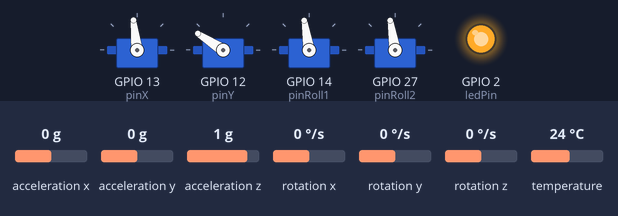
Simulated run of this sketch. Board: ESP32. On the bench: 4 × servo, output pins drawn as LEDs (lit = HIGH). Inputs (shaded band) come from the test bench; at power-on: acceleration x 0 g, acceleration y 0 g, acceleration z 1 g, rotation x 0 °/s, rotation y 0 °/s, rotation z 0 °/s, temperature 24 °C. What the sketch prints to the serial monitor is not drawn.

Above: at 2.15 s.
At 3.36 s:
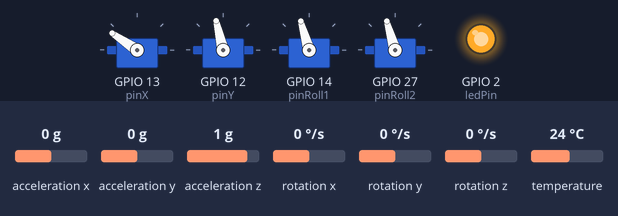
At 4.57 s:
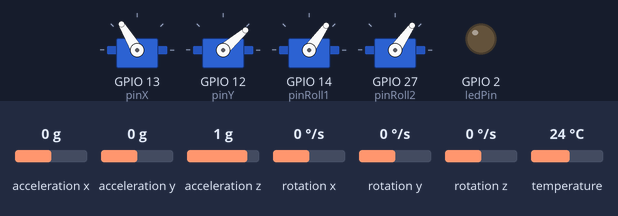
At 7.0 s:
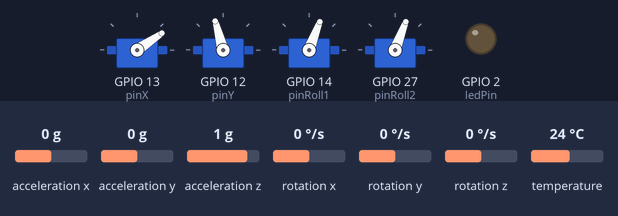
At 9.42 s:
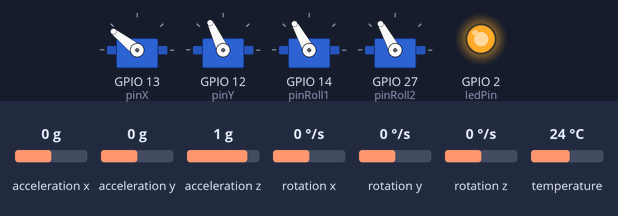
At 12.1 s:
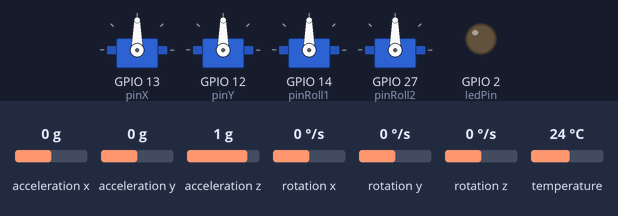
Timing chart, 0 to 13.6 s (numbered marks = the images above):
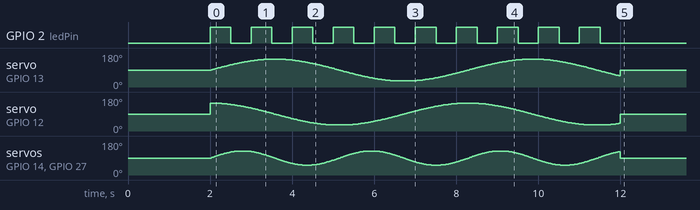

Measured:
- by itself, GPIO 2 (ledPin): alternates HIGH for 0.51 s and LOW for 0.50 s, 20 changes in all, then stays LOW

The sketch:

TVC.PID.E2__with_PID_.ino
```cpp
#include <Wire.h>
#include <ESP32Servo.h>
#include <Adafruit_MPU6050.h>
#include <Adafruit_Sensor.h>
#include <PID_v1.h>

Servo servoX, servoY, roll1, roll2;

const int pinX = 13, pinY = 12, pinRoll1 = 14, pinRoll2 = 27;
const int ledPin = 2;

Adafruit_MPU6050 mpu;

const int center = 90;
const int radius = 58;
const int rollAmplitude = 38;
const float tiltRange = 15.0;
const float gimbalDeadzone = 3.0;
const float alpha = 0.98;

int lastX = -1, lastY = -1, lastRoll = -1;

float gyroZoffset = 0;
float compPitch = 0, compRoll = 0;

unsigned long lastUpdate = 0;
unsigned long startTime;
bool demoDone = false, centerPauseDone = false;

// PID constants (easily changeable)
double Kp = 4.0, Ki = 0.5, Kd = 0.05;

// PID variables
double pitchSetpoint = 0, pitchInput = 0, pitchOutput = 0;
double rollSetpoint = 0, rollInput = 0, rollOutput = 0;
double yawSetpoint = 0, yawInput = 0, yawOutput = 0;

PID pidPitch(&pitchInput, &pitchOutput, &pitchSetpoint, Kp, Ki, Kd, DIRECT);
PID pidRoll(&rollInput, &rollOutput, &rollSetpoint, Kp, Ki, Kd, DIRECT);
PID pidYaw(&yawInput, &yawOutput, &yawSetpoint, Kp, Ki, Kd, DIRECT);

void calibrateGyro() {
  Serial.println("Calibrating gyro... Keep MPU6050 still.");
  float sum = 0;
  for (int i = 0; i < 500; i++) {
    sensors_event_t a, g, temp;
    mpu.getEvent(&a, &g, &temp);
    sum += g.gyro.z;
    delay(2);
  }
  gyroZoffset = sum / 500;
  Serial.print("Gyro Z offset: ");
  Serial.println(gyroZoffset * 57.2958);
}

void runDemoMotion(float elapsed) {
  int demoX = center + radius * sin(elapsed);
  int demoY = center + radius * cos(elapsed);
  int demoRoll = center + rollAmplitude * sin(elapsed * 2);

  servoX.write(demoX);
  servoY.write(demoY);
  roll1.write(demoRoll);
  roll2.write(demoRoll);

  digitalWrite(ledPin, (millis() / 500) % 2 == 0 ? HIGH : LOW);
}

void setup() {
  Serial.begin(115200);
  while (!Serial) delay(10);

  pinMode(ledPin, OUTPUT);
  digitalWrite(ledPin, LOW);

  if (!mpu.begin()) {
    Serial.println("MPU6050 not found!");
    while (1) delay(10);
  }

  mpu.setAccelerometerRange(MPU6050_RANGE_8_G);
  mpu.setGyroRange(MPU6050_RANGE_500_DEG);
  mpu.setFilterBandwidth(MPU6050_BAND_21_HZ);

  servoX.setPeriodHertz(50);
  servoY.setPeriodHertz(50);
  roll1.setPeriodHertz(50);
  roll2.setPeriodHertz(50);

  servoX.attach(pinX);
  servoY.attach(pinY);
  roll1.attach(pinRoll1);
  roll2.attach(pinRoll2);

  servoX.write(center);
  servoY.write(center);
  roll1.write(center);
  roll2.write(center);

  pidPitch.SetMode(AUTOMATIC);
  pidRoll.SetMode(AUTOMATIC);
  pidYaw.SetMode(AUTOMATIC);

  pidPitch.SetOutputLimits(-radius, radius);
  pidRoll.SetOutputLimits(-radius, radius);
  pidYaw.SetOutputLimits(-rollAmplitude, rollAmplitude);

  pidPitch.SetTunings(Kp, Ki, Kd);
  pidRoll.SetTunings(Kp, Ki, Kd);
  pidYaw.SetTunings(Kp, Ki, Kd);

  delay(2000);
  startTime = millis();
  lastUpdate = millis();
}

void loop() {
  unsigned long now = millis();
  float elapsed = (now - startTime) / 1000.0;

  if (!demoDone) {
    runDemoMotion(elapsed);
    if (elapsed > 10) {
      demoDone = true;
      digitalWrite(ledPin, LOW);
      servoX.write(center);
      servoY.write(center);
      roll1.write(center);
      roll2.write(center);
      startTime = millis();
      lastUpdate = millis();
    }
    delay(10);
    return;
  }

  if (!centerPauseDone) {
    if (elapsed > 2) {
      centerPauseDone = true;
      calibrateGyro();
    }
    return;
  }

  sensors_event_t a, g, temp;
  mpu.getEvent(&a, &g, &temp);

  float dt = (millis() - lastUpdate) / 1000.0;
  lastUpdate = millis();

  float accelPitch = atan2(-a.acceleration.x, sqrt(a.acceleration.y * a.acceleration.y + a.acceleration.z * a.acceleration.z)) * 180.0 / PI;
  float accelRoll = atan2(a.acceleration.y, a.acceleration.z) * 180.0 / PI;
  float gyroPitchRate = g.gyro.y * 57.2958;
  float gyroRollRate  = g.gyro.x * 57.2958;
  float gyroZrate     = (g.gyro.z - gyroZoffset) * 57.2958;
  if (abs(gyroZrate) < 0.8) gyroZrate = 0;

  compPitch = alpha * (compPitch + gyroPitchRate * dt) + (1 - alpha) * accelPitch;
  compRoll  = alpha * (compRoll  + gyroRollRate  * dt) + (1 - alpha) * accelRoll;

  compPitch = constrain(compPitch, -tiltRange, tiltRange);
  compRoll  = constrain(compRoll, -tiltRange, tiltRange);

  // PID inputs and compute
  pitchInput = compPitch;
  rollInput = compRoll;
  yawInput = gyroZrate;

  pidPitch.Compute();
  pidRoll.Compute();
  pidYaw.Compute();

  int servoPitch = center - (int)pitchOutput;
  int servoRoll  = center - (int)rollOutput;
  int servoYaw   = center - (int)yawOutput;

  if (servoPitch != lastX) {
    servoX.write(servoPitch);
    lastX = servoPitch;
  }
  if (servoRoll != lastY) {
    servoY.write(servoRoll);
    lastY = servoRoll;
  }
  if (servoYaw != lastRoll) {
    roll1.write(servoYaw);
    roll2.write(servoYaw);
    lastRoll = servoYaw;
  }

  Serial.print("Pitch Angle: "); Serial.print(compPitch);
  Serial.print(" | Roll Angle: "); Serial.print(compRoll);
  Serial.print(" | Yaw (Gyro Z): "); Serial.println(gyroZrate);

  delay(5);
}
```
